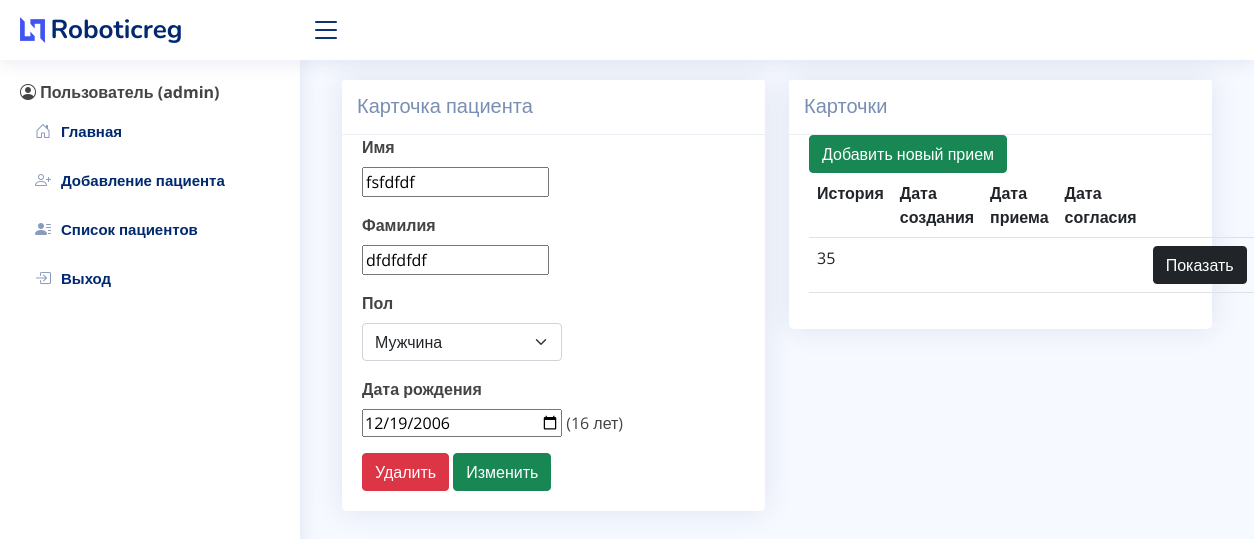
The app's page /pacient/93 (signed in), older data.
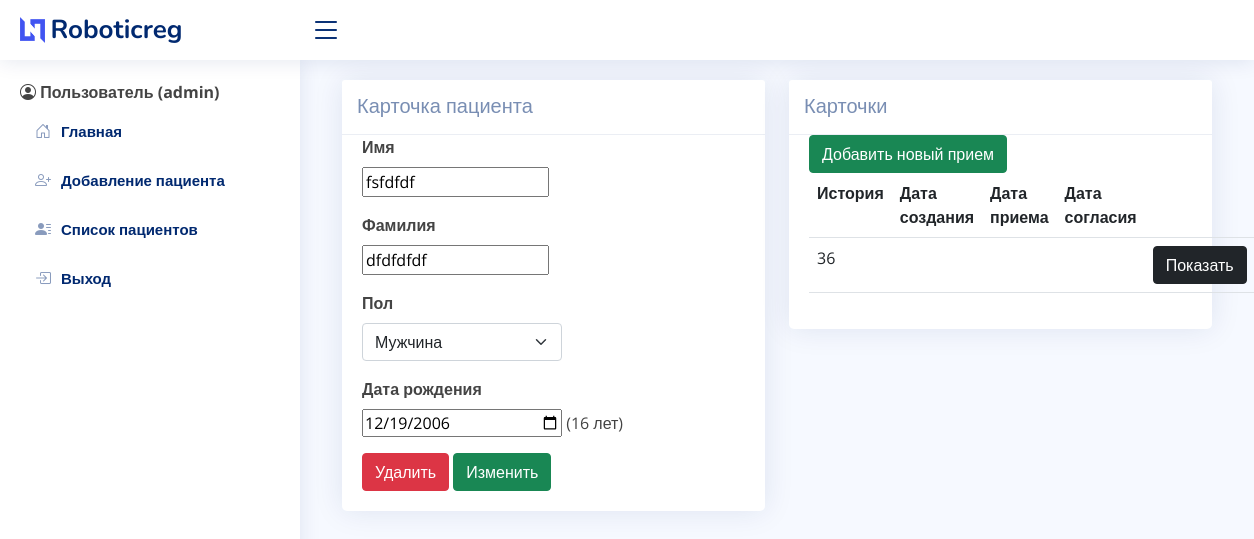
The same page, newer data.
### medical/models.py (models this page shows, shortened)
class Pacient(models.Model):
    GENDER_CHOICES = (
        ("м","Мужчина"),
        ("ж","Женщина"),
    )
    pacient_id = models.AutoField(primary_key=True)
    name = models.CharField(max_length=20)
    surname = models.CharField(max_length=20)
    date_birth = models.DateField()
    gender = models.CharField(max_length=20, choices=GENDER_CHOICES, default=" ")
    def get_id(self):
        return int(self.pacient_id)
    def get_current_age(self):
        import datetime
        age = datetime.datetime.now().year - int(self.date_birth.year)
        count = age % 100
        if count >= 5 and count <= 20:
            age_string = str(age) + ' лет'
        return age_string

class Card(models.Model):
    card_id = models.AutoField(primary_key=True)
    pacient_id = models.ForeignKey(
        Pacient,
        on_delete=models.CASCADE,
    )
    def get_id(self):
        return self.card_id

### medical/views.py (the view)
# urls.py: path("pacient/<int:pacient_id>", views.show_pacient, name="pacient"),
@login_required
def show_pacient(request, pacient_id):
        pacient = get_object_or_404(Pacient, pacient_id=pacient_id)
        form = PacientForm(instance=pacient)
        cards = Card.objects.filter(pacient_id=pacient)
        return render(request, 'pacient.html', {'pacient': pacient, 'form': form, "cards": cards})

### medical/forms.py
class PacientForm(ModelForm):
    class Meta:
        model = Pacient
        fields = ("name", "surname", "gender", "date_birth")
        widgets = {
            "gender": forms.Select(attrs={"class": "form-select",
                                          "style": "width: 200px"}),
            'date_birth': widgets.DateInput(attrs={'type': 'date',
                                                   "style": "width: 200px"})
        }

### medical/templates/pacient.html (shortened to what this page needs)
{% extends "base.html" %}
{% block content %}
  <div class="container">
    <div class="row">
      <div class="col-xl-6">
        <div class="card">
          <h5 class="card-header">
            Карточка пациента
          </h5>
          <div class="card-body">
            <form method="POST" action="{% url "delete" pacient.get_id %}">
              <div class="mb-3">
                <b><label for="exampleInputEmail1" class="form-label">Имя</label></b>
                <p>{{form.name}}</p>
              </div>
              <div class="mb-3">
                <b><label for="exampleInputPassword1" class="form-label">Фамилия</label></b>
                <p>{{form.surname}}</p>
              </div>
              <div class="mb-3">
                <b><label for="exampleInputPassword1" class="form-label">Пол</label></b>
                {{form.gender}}
              </div>
              <div class="mb-3">
                <b><label for="exampleInputPassword1" class="form-label">Дата рождения</label></b>
                <p>{{form.date_birth}} ({{pacient.get_current_age}})</p>
              </div>
              <button type="submit" class="btn btn-danger" name="deletepacient"> Удалить </button>
              <button type="submit" class="btn btn-success" name="editpacient"> Изменить </button>
            </form>
          </div>
        </div>
      </div>
      <div class="col-xl-6">
        <div class="card">
          <h5 class="card-header">
            Карточки
          </h5>
          <div class="card-body">
            <form action="{% url "add_card" pacient.get_id %}" method="POST">
                <button type="submit" class="btn btn-success">Добавить новый прием</button>
            </form>
            <table class="table table-hover">
            <tr>
              <th>История</th>
              <th>Дата создания</th>
              <th>Дата приема</th>
              <th>Дата согласия</th>
              <th> </th>
            </tr>
            {% for card in cards %}
            <tr>
              <td>{{card.card_id}}</td>
              <td>{{card.creation_date|date:"SHORT_DATE_FORMAT"}}</td>
              <td>{{card.admission_date|date:"SHORT_DATE_FORMAT"}}</td>
              <td>{{card.sign_date|date:"SHORT_DATE_FORMAT"}}</td>
              <td><a href="{% url "show_card" card.get_id %}" class="btn btn-dark">Показать</a></td>
            </tr>
            {% endfor %}
            </table>
          </div>
        </div>
      </div>
    </div>
  </div>
</main >
{% endblock %}

### medical/templates/base.html (shortened to what this page needs)
<!DOCTYPE html>
<html lang="ru">
  {% load static %}
  <head>
    <link href="{% static "vendor/bootstrap/css/bootstrap.min.css" %}" rel="stylesheet">
    <link href="{% static "vendor/bootstrap-icons/bootstrap-icons.css" %}" rel="stylesheet">
    <link href="{% static "vendor/boxicons/css/boxicons.min.css" %}" rel="stylesheet">
    <link href="{% static "vendor/quill/quill.snow.css" %}" rel="stylesheet">
    <link href="{% static "vendor/quill/quill.bubble.css" %}" rel="stylesheet">
    <link href="{% static "vendor/remixicon/remixicon.css" %}" rel="stylesheet">
    <link href="{% static "vendor/simple-datatables/style.css" %}" rel="stylesheet">
    <link href="{% static "css/style.css" %}" rel="stylesheet">
  </head>
  <body>
    <header id="header" class="header fixed-top d-flex align-items-center">
      <div class="d-flex align-items-center justify-content-between">
        <a href="{% url "home" %}" class="logo d-flex align-items-center">
          <img src="{% static "img/logo.png" %}" alt="">
          <span class="d-none d-lg-block">Roboticreg</span>
        </a>
        <i class="bi bi-list toggle-sidebar-btn"></i>
      </div>
    </header>
    <aside id="sidebar" class="sidebar">
      <ul class="sidebar-nav" id="sidebar-nav">
        <li class="nav-item">
          {% if user.is_authenticated %}
            <i class="bi bi-person-circle"></i>
            <span><b>Пользователь {{ user.first_name }} ({{ user.username }})</b></span>
        </li>
      </ul>
      <ul class="sidebar-nav" id="sidebar-nav">
        <li class="nav-item">
          <a class="nav-link collapsed" href="{% url "home" %}">
            <i class="bi bi-house-door"></i>
            <span>Главная</span>
          </a>
        </li>
      </ul>
      <ul class="sidebar-nav" id="sidebar-nav">
        <li class="nav-item">
          <a class="nav-link collapsed" href="{% url "add" %}">
            <i class="bi bi-person-plus"></i>
            <span>Добавление пациента</span>
          </a>
        </li>
      </ul>
      <ul class="sidebar-nav" id="sidebar-nav">
        <li class="nav-item">
          <a class="nav-link collapsed" href="{% url "show_all" %}">
            <i class="bi bi-person-lines-fill"></i>
            <span> Список пациентов </span>
          </a>
        </li>
      </ul>
      <ul class="sidebar-nav" id="sidebar-nav">
        <li class="nav-item">
          <a class="nav-link collapsed" href="{% url "logout" %}">
            <i class="bi bi-box-arrow-in-right"></i>
            <span>Выход</span>
          </a>
        </li>
      </ul>
      {% endif %}
    </aside>
    <main id="main" class="main">
    {% block content %}
    {% endblock %}
  </body>
</html>

### medical/static/css/style.css (style rules this page uses)
:root { scroll-behavior: smooth; }
body { font-family: "Open Sans", sans-serif; background: #f6f9ff; color: #444444; }
a { color: #4154f1; text-decoration: none; }
h1, h2, h3, h4, h5, h6 { font-family: "Nunito", sans-serif; }
#main { margin-top: 60px; padding: 20px 30px; transition: all 0.3s; }
.card { margin-bottom: 30px; border: none; border-radius: 5px; box-shadow: 0px 0 30px rgba(1, 41, 112, 0.1); }
.card-header, .card-footer { border-color: #ebeef4; background-color: #fff; color: #798eb3; padding: 15px; }
.card-body { padding: 0 20px 20px 20px; }
.logo { line-height: 1; }
@media (min-width: 1200px) { .logo { width: 280px; } }
.logo img { max-height: 26px; margin-right: 6px; }
.logo span { font-size: 26px; font-weight: 700; color: #012970; font-family: "Nunito", sans-serif; }
.header { transition: all 0.5s; z-index: 997; height: 60px; box-shadow: 0px 2px 20px rgba(1, 41, 112, 0.1); background-color: #fff; padding-left: 20px; }
.header .toggle-sidebar-btn { font-size: 32px; padding-left: 10px; cursor: pointer; color: #012970; }
.sidebar { position: fixed; top: 60px; left: 0; bottom: 0; width: 300px; z-index: 996; transition: all 0.3s; padding: 20px; overflow-y: auto; scrollbar-width: thin; scrollbar-color: #aab7cf transparent; box-shadow: 0px 0px 20px rgba(1, 41, 112, 0.1); background-color: #fff; }
@media (min-width: 1200px) { #main, #footer { margin-left: 300px; } }
.sidebar-nav { padding: 0; margin: 0; list-style: none; }
.sidebar-nav li { padding: 0; margin: 0; list-style: none; }
.sidebar-nav .nav-item { margin-bottom: 5px; }
.sidebar-nav .nav-link { display: flex; align-items: center; font-size: 15px; font-weight: 600; color: #4154f1; transition: 0.3; background: #f6f9ff; padding: 10px 15px; border-radius: 4px; }
.sidebar-nav .nav-link i { font-size: 16px; margin-right: 10px; color: #4154f1; }
.sidebar-nav .nav-link.collapsed { color: #012970; background: #fff; }
.sidebar-nav .nav-link.collapsed i { color: #899bbd; }

Row changes from the older to the newer data that the page shows:
removed Card: card_id "35"
added Card: card_id "36"
